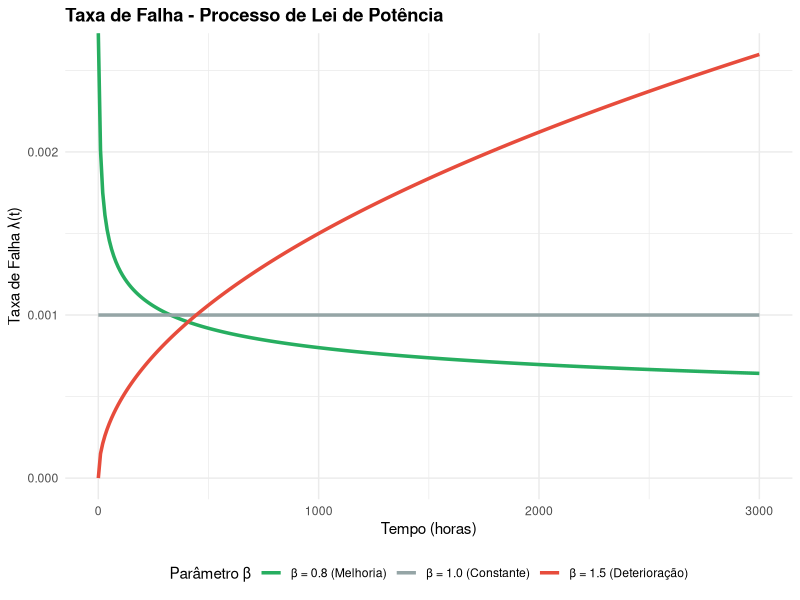
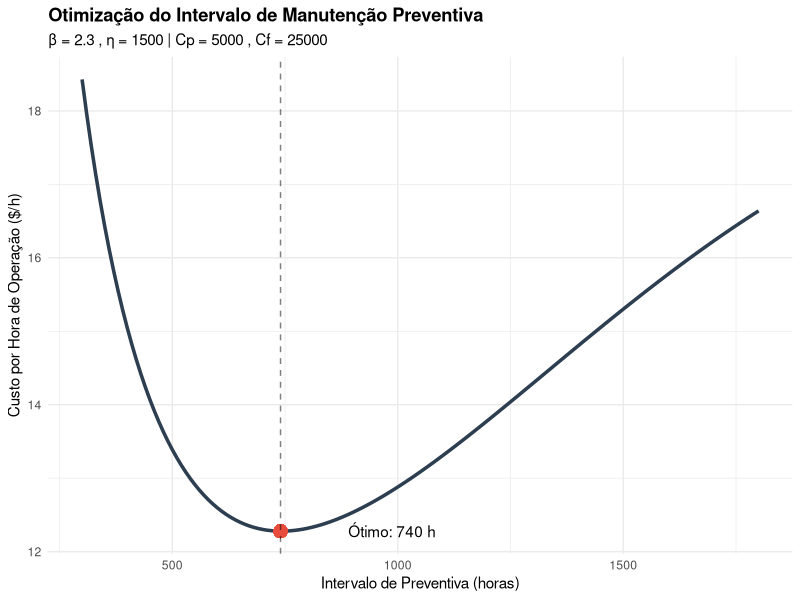

These charts were generated, in order, by the following R code:
## ---- chunk 1
#| label: fig-nhpp-taxa
#| fig-cap: "Função de taxa de falha do NHPP para diferentes valores de β"
#| warning: false

library(ggplot2)

# Parâmetros
eta <- 1000
t <- seq(0, 3000, by = 10)

# Calcular taxa para diferentes betas
dados_taxa <- data.frame(
  t = rep(t, 3),
  beta = rep(c(0.8, 1.0, 1.5), each = length(t)),
  taxa = c(
    (0.8/eta) * (t/eta)^(0.8-1),
    (1.0/eta) * (t/eta)^(1.0-1),
    (1.5/eta) * (t/eta)^(1.5-1)
  )
)

dados_taxa$beta_label <- factor(
  dados_taxa$beta,
  levels = c(0.8, 1.0, 1.5),
  labels = c("β = 0.8 (Melhoria)", "β = 1.0 (Constante)", "β = 1.5 (Deterioração)")
)

ggplot(dados_taxa, aes(x = t, y = taxa, color = beta_label)) +
  geom_line(linewidth = 1.2) +
  labs(
    title = "Taxa de Falha - Processo de Lei de Potência",
    x = "Tempo (horas)",
    y = "Taxa de Falha λ(t)",
    color = "Parâmetro β"
  ) +
  scale_color_manual(values = c("#27AE60", "#95A5A6", "#E74C3C")) +
  theme_minimal() +
  theme(
    legend.position = "bottom",
    plot.title = element_text(face = "bold")
  )
## ---- chunk 2
#| label: exemplo-estimacao-nhpp
#| warning: false

# Função para estimar parâmetros do NHPP (Lei de Potência)
estimar_nhpp <- function(tempos_falha, tempo_observacao) {
  n <- length(tempos_falha)

  # Estimador de beta
  soma_log <- sum(log(tempo_observacao / tempos_falha))
  beta_hat <- n / soma_log

  # Estimador de eta
  eta_hat <- tempo_observacao * n^(-1/beta_hat)

  # Intervalo de confiança para beta (aproximado)
  se_beta <- beta_hat / sqrt(n)
  ic_beta <- beta_hat + c(-1.96, 1.96) * se_beta

  return(list(
    beta = beta_hat,
    eta = eta_hat,
    ic_beta = ic_beta,
    n_eventos = n,
    tempo_obs = tempo_observacao
  ))
}

# Exemplo: Falhas de um caminhão em 5000 horas
falhas <- c(450, 920, 1580, 2100, 2890, 3650, 4200, 4780)

resultado <- estimar_nhpp(falhas, 5000)

cat("Estimativas do NHPP:\n")
cat("β̂ =", round(resultado$beta, 3),
    "(IC 95%: [", round(resultado$ic_beta[1], 3), ",",
    round(resultado$ic_beta[2], 3), "])\n")
cat("η̂ =", round(resultado$eta, 1), "horas\n")

if (resultado$beta > 1) {
  cat("\nInterpretação: β > 1 indica DETERIORAÇÃO (taxa crescente)\n")
} else if (resultado$beta < 1) {
  cat("\nInterpretação: β < 1 indica MELHORIA (taxa decrescente)\n")
} else {
  cat("\nInterpretação: β ≈ 1 indica taxa CONSTANTE\n")
}
## ---- chunk 3
#| label: otimizacao-periodicidade
#| warning: false

# Função para calcular custo por unidade de tempo
custo_preventiva <- function(Tp, beta, eta, C_prev, C_falha) {
  # Confiabilidade em Tp
  R_Tp <- exp(-(Tp/eta)^beta)

  # Integral da confiabilidade de 0 a Tp (tempo médio de ciclo)
  integrand <- function(t) exp(-(t/eta)^beta)
  integral_R <- integrate(integrand, 0, Tp)$value

  # Custo por unidade de tempo
  custo <- (C_prev * R_Tp + C_falha * (1 - R_Tp)) / integral_R

  return(custo)
}

# Parâmetros exemplo
beta <- 2.3
eta <- 1500
C_prev <- 5000
C_falha <- 25000

# Busca do intervalo ótimo
intervalos <- seq(300, 1800, by = 10)
custos <- sapply(intervalos, custo_preventiva,
                 beta = beta, eta = eta,
                 C_prev = C_prev, C_falha = C_falha)

Tp_otimo <- intervalos[which.min(custos)]
custo_otimo <- min(custos)

cat("Intervalo ótimo de preventiva:", Tp_otimo, "horas\n")
cat("Custo esperado:", round(custo_otimo, 2), "$/hora\n")

# Visualizar
library(ggplot2)
ggplot(data.frame(Tp = intervalos, Custo = custos),
       aes(x = Tp, y = Custo)) +
  geom_line(linewidth = 1.2, color = "#2C3E50") +
  geom_point(x = Tp_otimo, y = custo_otimo,
             size = 4, color = "#E74C3C") +
  geom_vline(xintercept = Tp_otimo, linetype = "dashed", alpha = 0.5) +
  annotate("text", x = Tp_otimo + 150, y = custo_otimo,
           label = paste("Ótimo:", Tp_otimo, "h"), hjust = 0) +
  labs(
    title = "Otimização do Intervalo de Manutenção Preventiva",
    subtitle = paste("β =", beta, ", η =", eta, "| Cp =", C_prev, ", Cf =", C_falha),
    x = "Intervalo de Preventiva (horas)",
    y = "Custo por Hora de Operação ($/h)"
  ) +
  theme_minimal() +
  theme(plot.title = element_text(face = "bold"))
## ---- chunk 4
#| label: exemplo-teste-disponibilidade
#| warning: false

# Dados exemplo: disponibilidade mensal antes e depois de mudança
antes <- c(0.82, 0.84, 0.81, 0.83, 0.85, 0.84, 0.82, 0.83, 0.84, 0.83, 0.82, 0.84)
depois <- c(0.87, 0.88, 0.89, 0.86, 0.88, 0.87, 0.89, 0.88, 0.87, 0.88, 0.89, 0.87)

# Teste t
resultado_teste <- t.test(depois, antes, alternative = "greater")

cat("Disponibilidade média ANTES:", round(mean(antes), 3), "\n")
cat("Disponibilidade média DEPOIS:", round(mean(depois), 3), "\n")
cat("Diferença:", round(mean(depois) - mean(antes), 3), "\n")
cat("p-valor:", format.pval(resultado_teste$p.value), "\n")

if (resultado_teste$p.value < 0.05) {
  cat("\n✓ Diferença estatisticamente significativa (α = 0.05)\n")
} else {
  cat("\n✗ Diferença NÃO estatisticamente significativa (α = 0.05)\n")
}
